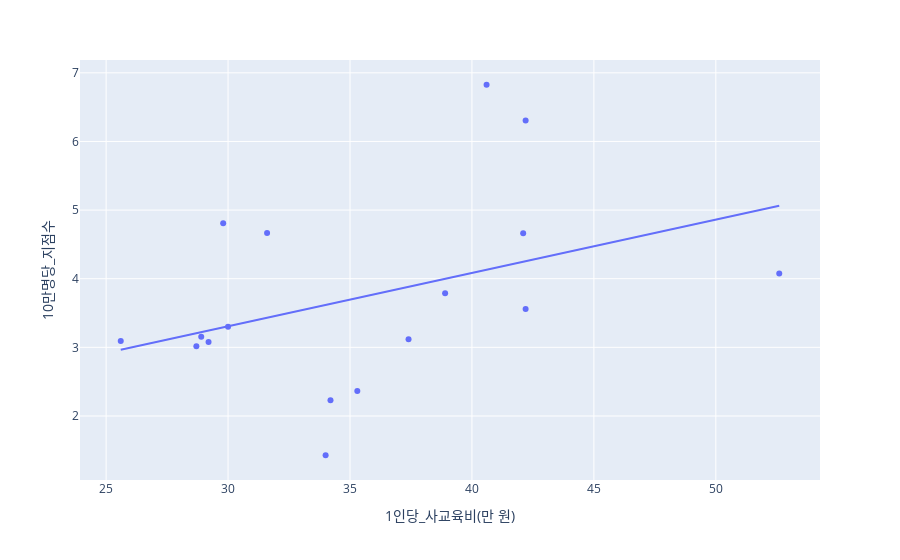

Source (notebook cell):
### Code cell
fig = px.scatter(df2021_sorted, x = '1인당_사교육비(만 원)', y = '10만명당_지점수', trendline="ols")

fig.show()

### Figure 1 — Plotly figure (JSON) as saved in the notebook; plotly's stock layout.template omitted (floating-point values rounded to 4 significant figures)
{"data": [{"hovertemplate": "1인당_사교육비(만 원)=%{x}<br>10만명당_지점수=%{y}<extra></extra>", "legendgroup": "", "marker": {"color": "#636efa", "symbol": "circle"}, "mode": "markers", "name": "", "orientation": "v", "showlegend": false, "type": "scatter", "x": [28.9, 42.2, 29.8, 31.6, 37.4, 42.2, 35.3, 42.1, 52.6, 40.6, 34, 38.9, 25.6, 30, 34.2, 29.2, 28.7], "xaxis": "x", "y": [3.154, 6.307, 4.81, 4.667, 3.118, 3.56, 2.365, 4.663, 4.075, 6.826, 1.428, 3.788, 3.093, 3.302, 2.228, 3.079, 3.016], "yaxis": "y"}, {"hovertemplate": "<b>OLS trendline</b><br>10만명당_지점수 = 0.0776608 * 1인당_사교육비(만 원) + 0.977936<br>R<sup>2</sup>=0.151346<br><br>1인당_사교육비(만 원)=%{x}<br>10만명당_지점수=%{y} <b>(trend)</b><extra></extra>", "legendgroup": "", "marker": {"color": "#636efa", "symbol": "circle"}, "mode": "lines", "name": "", "showlegend": false, "type": "scatter", "x": [25.6, 28.7, 28.9, 29.2, 29.8, 30, 31.6, 34, 34.2, 35.3, 37.4, 38.9, 40.6, 42.1, 42.2, 42.2, 52.6], "xaxis": "x", "y": [2.966, 3.207, 3.222, 3.246, 3.292, 3.308, 3.432, 3.618, 3.634, 3.719, 3.882, 3.999, 4.131, 4.247, 4.255, 4.255, 5.063], "yaxis": "y"}], "layout": {"legend": {"tracegroupgap": 0}, "margin": {"t": 60}, "xaxis": {"anchor": "y", "domain": [0, 1], "title": {"text": "1인당_사교육비(만 원)"}}, "yaxis": {"anchor": "x", "domain": [0, 1], "title": {"text": "10만명당_지점수"}}}}
